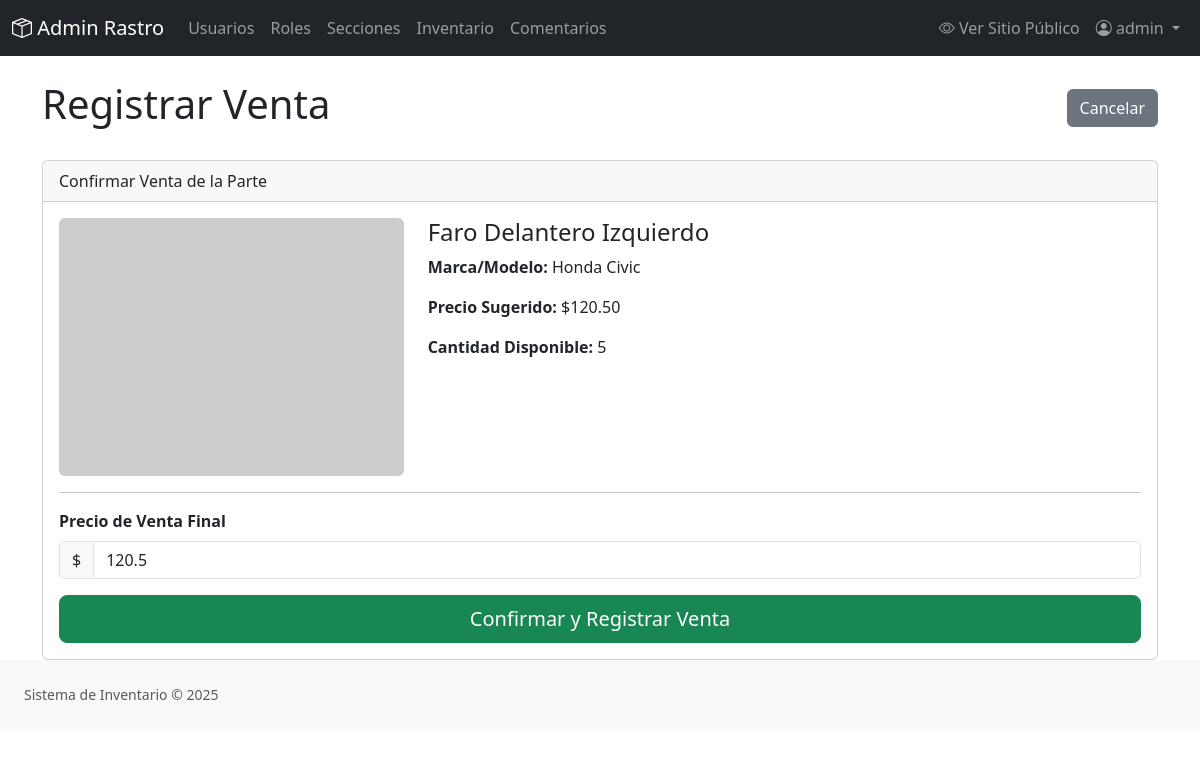
/admin/venta_form.php?part_id=1 (signed in), run on the app's committed database.
### tables this page shows
CREATE TABLE IF NOT EXISTS `partes` (
    `id` INT NOT NULL AUTO_INCREMENT,
    `nombre` VARCHAR(255) NOT NULL,
    `descripcion` TEXT,
    `tipo_parte` VARCHAR(100),  
    `marca_auto` VARCHAR(100),
    `modelo_auto` VARCHAR(100),
    `año_auto` INT,
    `precio` DECIMAL(10, 2) NOT NULL,
    `cantidad_disponible` INT NOT NULL DEFAULT 0,
    `imagen_url` VARCHAR(255),  
    `thumbnail_url` VARCHAR(255),  
    `seccion_id` INT NOT NULL,
    `fecha_creacion` TIMESTAMP DEFAULT CURRENT_TIMESTAMP,
    `fecha_actualizacion` TIMESTAMP DEFAULT CURRENT_TIMESTAMP ON UPDATE CURRENT_TIMESTAMP,
    PRIMARY KEY (`id`),
    FOREIGN KEY (`seccion_id`) REFERENCES `secciones`(`id`) ON DELETE RESTRICT ON UPDATE CASCADE
);

### admin/venta_form.php (called while the page is built, shortened)
<?php
$pageTitle = 'Registrar Venta';
$partId = isset($_GET['part_id']) ? (int)$_GET['part_id'] : null;
$part = Part::findById($partId);
require_once ROOT_PATH . '/views/admin/layouts/header.php';
require_once ROOT_PATH . '/views/admin/venta_form.php';
require_once ROOT_PATH . '/views/admin/layouts/footer.php';

### src/Models/Part.php (called while the page is built, shortened)
<?php
class Part
{
    private ?int $id;
    private string $nombre;
    private ?string $marca_auto;
    private ?string $modelo_auto;
    private float $precio;
    private int $cantidad_disponible;
    private ?string $thumbnail_url;
    public function getId(): ?int { return $this->id; }
    public function getNombre(): string { return $this->nombre; }
    public function getMarcaAuto(): ?string { return $this->marca_auto; }
    public function getModeloAuto(): ?string { return $this->modelo_auto; }
    public function getPrecio(): float { return $this->precio; }
    public function getCantidadDisponible(): int { return $this->cantidad_disponible; }
    public function getThumbnailUrl(): ?string { return $this->thumbnail_url; }
    private function fromArray(array $data): void
    {
        $this->id = $data['id'] ?? null;
        $this->nombre = $data['nombre'] ?? '';
        $this->marca_auto = $data['marca_auto'] ?? null;
        $this->modelo_auto = $data['modelo_auto'] ?? null;
        $this->precio = isset($data['precio']) ? (float)$data['precio'] : 0.0;
        $this->cantidad_disponible = isset($data['cantidad_disponible']) ? (int)$data['cantidad_disponible'] : 0;
        $this->thumbnail_url = $data['thumbnail_url'] ?? null;
    }
    public static function findById(int $id): ?self
    {
        $pdo = Database::getInstance()->getConnection();
        $stmt = $pdo->prepare("SELECT * FROM partes WHERE id = :id");
        $stmt->execute(['id' => $id]);
        $data = $stmt->fetch(PDO::FETCH_ASSOC);
        $part = new self();
        $part->fromArray($data);
        return $part;
    }
}

### src/Config/Database.php (called while the page is built, shortened)
<?php
class Database
{
    private static ?Database $instance = null;
    private ?PDO $pdo = null;
    private string $host = 'localhost';
    private string $db_name = 'sistema_rastro';
    private string $username = 'root';
    private string $password = '';
    private string $charset = 'utf8mb4';
    private function __construct()
    {
        $dsn = "mysql:host={$this->host};dbname={$this->db_name};charset={$this->charset}";
        $options = [
            PDO::ATTR_ERRMODE            => PDO::ERRMODE_EXCEPTION,
            PDO::ATTR_DEFAULT_FETCH_MODE => PDO::FETCH_ASSOC,
            PDO::ATTR_EMULATE_PREPARES   => false,
        ];
        try {
            $this->pdo = new PDO($dsn, $this->username, $this->password, $options);
        } catch (PDOException $e) {
            throw $e;
        }
    }
    public static function getInstance(): Database
    {
        if (self::$instance === null) {
            self::$instance = new Database();
        }
        return self::$instance;
    }
    public function getConnection(): PDO
    {
        return $this->pdo;
    }
}

### views/admin/venta_form.php (the view, shortened to what this page needs)
<div class="d-flex justify-content-between align-items-center mb-4">
    <h1><?php echo htmlspecialchars($pageTitle); ?></h1>
    <a href="inventario.php" class="btn btn-secondary">Cancelar</a>
</div>
<div class="card">
    <div class="card-header">
        Confirmar Venta de la Parte
    </div>
    <div class="card-body">
        <div class="row">
            <div class="col-md-4">
                <img src="../<?php echo htmlspecialchars($part->getThumbnailUrl() ?? 'assets/img/placeholder.png'); ?>" class="img-fluid rounded" alt="Thumbnail">
            </div>
            <div class="col-md-8">
                <h4 class="card-title"><?php echo htmlspecialchars($part->getNombre()); ?></h4>
                <p><strong>Marca/Modelo:</strong> <?php echo htmlspecialchars($part->getMarcaAuto() . ' ' . $part->getModeloAuto()); ?></p>
                <p><strong>Precio Sugerido:</strong> $<?php echo number_format($part->getPrecio(), 2); ?></p>
                <p><strong>Cantidad Disponible:</strong> <?php echo htmlspecialchars($part->getCantidadDisponible()); ?></p>
            </div>
        </div>
        <hr>
        <form action="venta_form.php?part_id=<?php echo $part->getId(); ?>" method="POST">
            <div class="mb-3">
                <label for="precio_venta" class="form-label"><strong>Precio de Venta Final</strong></label>
                <div class="input-group">
                    <span class="input-group-text">$</span>
                    <input type="number" class="form-control" id="precio_venta" name="precio_venta" value="<?php echo htmlspecialchars($part->getPrecio()); ?>" step="0.01" required>
                </div>
            </div>
            <div class="d-grid">
                <button type="submit" class="btn btn-success btn-lg">Confirmar y Registrar Venta</button>
            </div>
        </form>
    </div>
</div>

### data on the page
partes: nombre "Faro Delantero Izquierdo", $part->getMarcaAuto() . ' ' . $part->getModeloAuto() "Honda Civic", precio "120.50", cantidad_disponible "5", precio_venta "120.5"

### other printed values
$_SESSION['username'] "admin"
$pageTitle "Registrar Venta"
